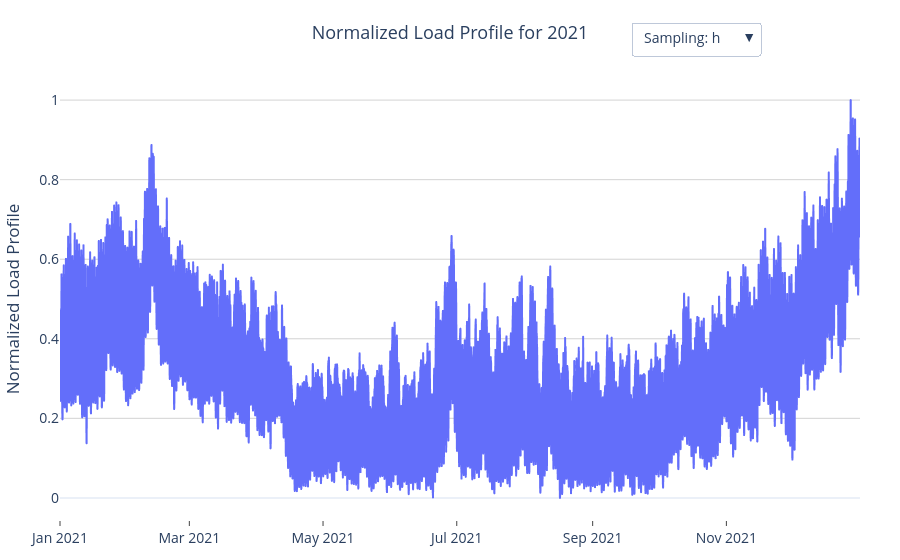

Notebook code for this chart:
### Code cell
import plotly.express as px
import pandas as pd
from pathlib import Path


title = f'Normalized Load Profile for {data.index[0].year}'
peak_load_time = data['LOAD'].idxmax()
peak_load_value = data['LOAD_profile_norm'].max()

# Function to resample data
def resample_data(freq):
    return data.resample(freq).mean()

# Create the initial figure
fig = px.line(data, x=data.index, y='LOAD_profile_norm', title=title)
fig.add_scatter(
    x=[peak_load_time],
    y=[peak_load_value],
    mode='lines',
    marker=dict(color='red', size=8),
    name='Peak Load'
)

# Customize layout for minimal and clean look
fig.update_layout(
    template='plotly_white',
    title={
        'text': title,
        'x': 0.5,
        'xanchor': 'center',
        'font': {'size': 18}
    },
    xaxis_title=None,
    yaxis_title="Normalized Load Profile",
    xaxis=dict(showgrid=False, ticks="outside"),
    yaxis=dict(showgrid=True, gridcolor="lightgrey"),
    font=dict(size=14),
    margin=dict(l=40, r=40, t=50, b=40),
    showlegend=False
)

# Add dropdown for resampling
freq_options = ['h','D', 'W', 'ME']  # Daily, Weekly, Monthly
updatemenus = [
    {
        "buttons": [
            {
                "label": f"Sampling: {freq}",
                "method": "update",
                "args": [
                    {"x": [resample_data(freq).index], "y": [resample_data(freq)['LOAD_profile_norm']]},
                    {"title": f"Normalized Load Profile (Resampled: {freq})"}
                ],
            }
            for freq in freq_options
        ],
        "direction": "down",
        "x": 0.8,
        "xanchor": "center",
        "y": 1.15,
        "yanchor": "top",
        "showactive": True,
        "pad": {"r": 10, "t": 10},
    }
]

fig.update_layout(updatemenus=updatemenus)

# Show and save the figure
fig.show()
fig.write_html(str(Path('../vis') / title) + '.html')

### Figure 1 — Plotly figure (JSON) as saved in the notebook; plotly's stock layout.template omitted (floating-point values rounded to 4 significant figures; data arrays with more than 128 entries replaced by an {"elided": "..."} marker saying what was removed)
{"data": [{"hovertemplate": "TIME=%{x}<br>LOAD_profile_norm=%{y}<extra></extra>", "legendgroup": "", "line": {"color": "#636efa", "dash": "solid"}, "marker": {"symbol": "circle"}, "mode": "lines", "name": "", "showlegend": false, "type": "scattergl", "x": {"elided": "8760 str values"}, "xaxis": "x", "y": {"elided": "8760 float values"}, "yaxis": "y"}, {"marker": {"color": "red", "size": 8}, "mode": "lines", "name": "Peak Load", "type": "scatter", "x": ["2021-12-27T17:00:00"], "y": [1]}], "layout": {"font": {"size": 14}, "legend": {"tracegroupgap": 0}, "margin": {"b": 40, "l": 40, "r": 40, "t": 50}, "showlegend": false, "title": {"font": {"size": 18}, "text": "Normalized Load Profile for 2021", "x": 0.5, "xanchor": "center"}, "updatemenus": [{"buttons": [{"args": [{"x": {"elided": "1x8760 str values"}, "y": {"elided": "1x8760 float values"}}, {"title": "Normalized Load Profile (Resampled: h)"}], "label": "Sampling: h", "method": "update"}, {"args": [{"x": {"elided": "1x365 str values"}, "y": {"elided": "1x365 float values"}}, {"title": "Normalized Load Profile (Resampled: D)"}], "label": "Sampling: D", "method": "update"}, {"args": [{"x": [["2021-01-03T00:00:00", "2021-01-10T00:00:00", "2021-01-17T00:00:00", "2021-01-24T00:00:00", "2021-01-31T00:00:00", "2021-02-07T00:00:00", "2021-02-14T00:00:00", "2021-02-21T00:00:00", "2021-02-28T00:00:00", "2021-03-07T00:00:00", "2021-03-14T00:00:00", "2021-03-21T00:00:00", "2021-03-28T00:00:00", "2021-04-04T00:00:00", "2021-04-11T00:00:00", "2021-04-18T00:00:00", "2021-04-25T00:00:00", "2021-05-02T00:00:00", "2021-05-09T00:00:00", "2021-05-16T00:00:00", "2021-05-23T00:00:00", "2021-05-30T00:00:00", "2021-06-06T00:00:00", "2021-06-13T00:00:00", "2021-06-20T00:00:00", "2021-06-27T00:00:00", "2021-07-04T00:00:00", "2021-07-11T00:00:00", "2021-07-18T00:00:00", "2021-07-25T00:00:00", "2021-08-01T00:00:00", "2021-08-08T00:00:00", "2021-08-15T00:00:00", "2021-08-22T00:00:00", "2021-08-29T00:00:00", "2021-09-05T00:00:00", "2021-09-12T00:00:00", "2021-09-19T00:00:00", "2021-09-26T00:00:00", "2021-10-03T00:00:00", "2021-10-10T00:00:00", "2021-10-17T00:00:00", "2021-10-24T00:00:00", "2021-10-31T00:00:00", "2021-11-07T00:00:00", "2021-11-14T00:00:00", "2021-11-21T00:00:00", "2021-11-28T00:00:00", "2021-12-05T00:00:00", "2021-12-12T00:00:00", "2021-12-19T00:00:00", "2021-12-26T00:00:00", "2022-01-02T00:00:00"]], "y": [[0.3963, 0.453, 0.4186, 0.4916, 0.5113, 0.4697, 0.6437, 0.5098, 0.4595, 0.4089, 0.3967, 0.3879, 0.3641, 0.34, 0.3459, 0.2373, 0.196, 0.206, 0.2176, 0.2063, 0.207, 0.195, 0.2218, 0.189, 0.2131, 0.3355, 0.3353, 0.2626, 0.2578, 0.2443, 0.2997, 0.2609, 0.2992, 0.201, 0.2135, 0.2013, 0.2118, 0.2153, 0.205, 0.2198, 0.2686, 0.3101, 0.2896, 0.3241, 0.3588, 0.361, 0.4295, 0.4126, 0.402, 0.5185, 0.5643, 0.6247, 0.7477]]}, {"title": "Normalized Load Profile (Resampled: W)"}], "label": "Sampling: W", "method": "update"}, {"args": [{"x": [["2021-01-31T00:00:00", "2021-02-28T00:00:00", "2021-03-31T00:00:00", "2021-04-30T00:00:00", "2021-05-31T00:00:00", "2021-06-30T00:00:00", "2021-07-31T00:00:00", "2021-08-31T00:00:00", "2021-09-30T00:00:00", "2021-10-31T00:00:00", "2021-11-30T00:00:00", "2021-12-31T00:00:00"]], "y": [[0.4616, 0.5207, 0.3893, 0.2589, 0.2051, 0.2605, 0.2659, 0.2409, 0.211, 0.2893, 0.3885, 0.5736]]}, {"title": "Normalized Load Profile (Resampled: ME)"}], "label": "Sampling: ME", "method": "update"}], "direction": "down", "pad": {"r": 10, "t": 10}, "showactive": true, "x": 0.8, "xanchor": "center", "y": 1.15, "yanchor": "top"}], "xaxis": {"anchor": "y", "domain": [0, 1], "showgrid": false, "ticks": "outside", "title": {}}, "yaxis": {"anchor": "x", "domain": [0, 1], "gridcolor": "lightgrey", "showgrid": true, "title": {"text": "Normalized Load Profile"}}}}
